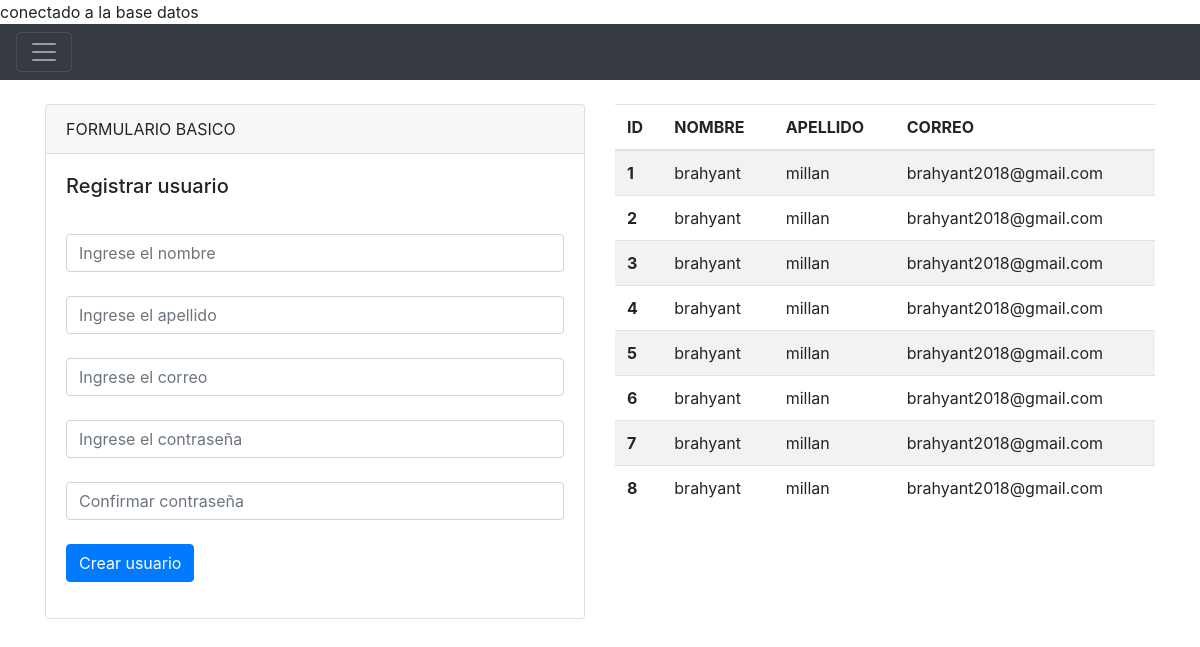
The page / on the database its author committed.
### tables this page shows
CREATE TABLE `usuarios` (
  `Id` int(11) NOT NULL,
  `Nombre` varchar(40) NOT NULL,
  `Apellido` varchar(40) NOT NULL,
  `Correo` varchar(100) NOT NULL,
  `Contraseña` varchar(10) NOT NULL,
  `fecha_registro` timestamp NOT NULL DEFAULT current_timestamp() ON UPDATE current_timestamp()
);

### index.php (the view, shortened to what this page needs)
<?php include('conexion.php');?>
<!DOCTYPE html>
<html lang="es">
<head>
    <link rel="stylesheet" href="https://stackpath.bootstrapcdn.com/bootstrap/4.4.1/css/bootstrap.min.css">
    <div class="pos-f-t">
  <nav class="navbar navbar-dark bg-dark">
    <button class="navbar-toggler" type="button" data-toggle="collapse" data-target="#navbarToggleExternalContent" aria-controls="navbarToggleExternalContent" aria-expanded="false" aria-label="Toggle navigation">
      <span class="navbar-toggler-icon"></span>
    </button>
  </nav>
</div>
</head>
<body>
    <div class="container">
        <div class="row">
            <div class="col-md-6 col-lg-6 col-xs-12">
                <br>
                <div class="card">
                    <div class="card-header">
                        FORMULARIO BASICO
                    </div>
                    <div class="card-body">
                        <h5 class="card-title">Registrar usuario</h5>
                        <br>
                    <form action="index.php" method="POST">
                    <input type="text" class="form-control" name="nombre" placeholder="Ingrese el nombre"  required>
                        <br>
                        <input type="text" class="form-control" name="apellido" placeholder="Ingrese el apellido" required>
                        <br>
                        <input type="email" class="form-control" name="correo" placeholder="Ingrese el correo" required>
                        <br>
                        <input type="password" class="form-control" name="contraseña" placeholder="Ingrese el contraseña" required>
                        <br>
                        <input type="password" class="form-control" name="contraseña2" placeholder="Confirmar contraseña" required>
                        <br>
                        <button type="submit" name="btn-enviar" class="btn btn-primary" >Crear usuario</button>
                    </form>
                    </div>
                    </div>
            </div>
            <div class="col-md-6 col-lg-6 col-xs-12">
            <br>
            <table class="table table-striped">
  <thead>
    <tr>
      <th scope="col">ID</th>
      <th scope="col">NOMBRE</th>
      <th scope="col">APELLIDO</th>
      <th scope="col">CORREO</th>
    </tr>
  </thead>
  <tbody>
  <?php
  $sql2 = "SELECT * FROM usuarios";
  $result=mysqli_query($conexion,$sql2);
  while ($mostrar=mysqli_fetch_array($result)) {
  ?>
    <tr>
      <th scope="row"><?php echo $mostrar['Id']?></th>
      <td><?php echo $mostrar['Nombre']?></td>
      <td><?php echo $mostrar['Apellido']?></td>
      <td><?php echo $mostrar['Correo']?></td>
    </tr>
    <?php
    }
    ?>
  </tbody>
</table>
            </div>
        </div>
    </div>
</body>
</html>

### rows shown on the page
usuarios: Id "1", Nombre "brahyant", Apellido "millan", Correo "brahyant2018@gmail.com"
usuarios: Id "2", Nombre "brahyant", Apellido "millan", Correo "brahyant2018@gmail.com"
usuarios: Id "3", Nombre "brahyant", Apellido "millan", Correo "brahyant2018@gmail.com"
usuarios: Id "4", Nombre "brahyant", Apellido "millan", Correo "brahyant2018@gmail.com"
usuarios: Id "5", Nombre "brahyant", Apellido "millan", Correo "brahyant2018@gmail.com"
usuarios: Id "6", Nombre "brahyant", Apellido "millan", Correo "brahyant2018@gmail.com"
usuarios: Id "7", Nombre "brahyant", Apellido "millan", Correo "brahyant2018@gmail.com"
usuarios: Id "8", Nombre "brahyant", Apellido "millan", Correo "brahyant2018@gmail.com"
